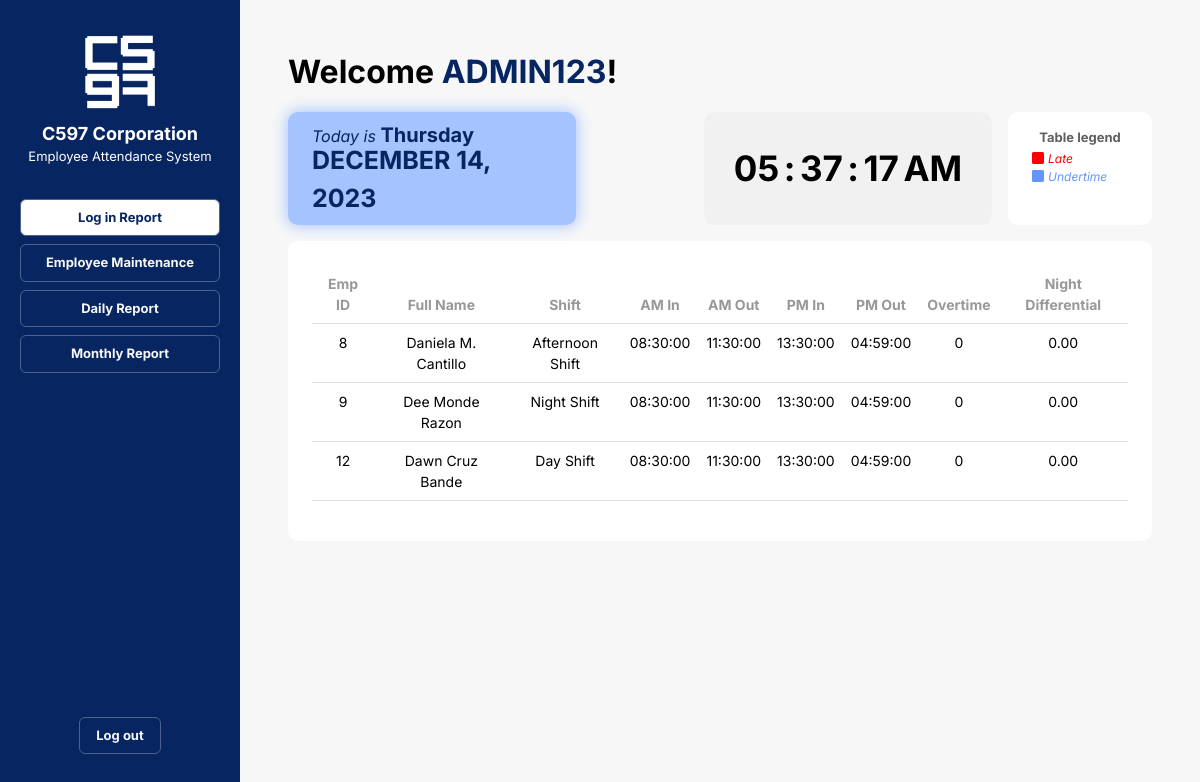
/login-report.php, run on the app's committed database.
### tables this page shows
CREATE TABLE `atlog` (
  `atlog_id` int(11) NOT NULL,
  `emp_id` int(11) NOT NULL,
  `atlog_DATE` date DEFAULT NULL,
  `am_in` time DEFAULT NULL,
  `am_out` time DEFAULT NULL,
  `pm_in` time DEFAULT NULL,
  `pm_out` time DEFAULT NULL,
  `am_late` VARCHAR(3) DEFAULT NULL,
  `am_underTIME` VARCHAR(3) DEFAULT NULL,
  `pm_late` VARCHAR(3) DEFAULT NULL,
  `pm_underTIME` VARCHAR(3) DEFAULT NULL,
  `night_differential` decimal(3,2) DEFAULT NULL,
  `overtime` int(11) DEFAULT NULL
);

CREATE TABLE `employee` (
  `emp_id` int(11) NOT NULL,
  `password` varchar(30) NOT NULL,
  `first_name` varchar(50) DEFAULT NULL,
  `middle_name` varchar(50) DEFAULT NULL,
  `last_name` varchar(50) DEFAULT NULL,
  `address` varchar(100) DEFAULT NULL,
  `zip` varchar(4) DEFAULT NULL,
  `contact_number` varchar(11) DEFAULT NULL,
  `email_address` varchar(50) DEFAULT NULL,
  `contract` varchar(50) NOT NULL,
  `shift` varchar(25) NOT NULL
);

### login-report.php (the view, shortened to what this page needs)
<?php
    $sql = "SELECT atlog.emp_id, employee.first_name, employee.middle_name, employee.last_name, employee.shift, atlog.am_in, atlog.am_out, atlog.pm_in, atlog.pm_out, atlog.am_late, atlog.pm_late, atlog.am_underTIME, atlog.pm_underTIME, atlog.overtime, atlog.night_differential
    FROM atlog
    JOIN employee ON atlog.emp_id = employee.emp_id
    WHERE atlog.atlog_DATE = CURDATE();";
?>
<!DOCTYPE html>
<html lang="en">
<head>
    <link rel="stylesheet" href="https://cdn.jsdelivr.net/npm/bootstrap@5.3.2/dist/css/bootstrap.min.css">
    <link rel="stylesheet" href="https://cdn.jsdelivr.net/npm/bootstrap-icons@1.11.2/font/bootstrap-icons.min.css">
    <link rel="stylesheet" href="css/nav-bar.css">
    <link rel="stylesheet" href="css/login-report.css">
</head>
<body class="container-fluid">
    <div class="container-fluid row gap-0">
        <?php
            include('nav-bar.php');
        ?>
        <div class="right_panel container p-5">
            <p class="header_title">Welcome <span class="admin_name" id="admin_name">ADMIN123</span>!</p>
            <div class="row container-fluid m-0 gap-3">
                <div class="date_container card px-4 py-2 col col-4 justify-content-center">
                    <p class="date_subtitle m-0 p-0">Today is <span class="day_title" id="day_today"></span></p>
                    <span class="date_title"><p class="mb-0 p-0" id="full_date"></p></span>
                </div>
                <div class="clock_container grey_container col col-4 m-0 p-0 ms-auto">
                    <div class="clock_elements">
                        <span id="hour"></span>
                        <span id="point">:</span>
                        <span id="minute"></span>
                        <span id="point">:</span>
                        <span id="second"></span>
                        <span id="am_pm"></span>
                    </div>
                </div>
                <div class="white_container col col-2 m-0 py-3 px-4">
                    <p class="legend_title text-center">Table legend</p>
                    <div class="legend_red"><i class="bi bi-square-fill"></i><span class="mx-1">Late</span></div>
                    <div class="legend_blue"><i class="bi bi-square-fill"></i><span class="mx-1">Undertime</span></div>
                </div>
            </div>
            <div class="white_container row mt-3 p-4 mx-0 text-center justify-content-evenly">
                <table class="table">
                    <thead>
                        <tr>
                            <th scope="col">Emp ID</th>
                            <th scope="col">Full Name</th>
                            <th scope="col">Shift</th>
                            <th scope="col">AM In</th>
                            <th scope="col">AM Out</th>
                            <th scope="col">PM In</th>
                            <th scope="col">PM Out</th>
                            <th scope="col">Overtime</th>
                            <th scope="col">Night Differential</th>
                        </tr>
                    </thead>
                    <tbody class="table_body">
                    <?php
                        include "connection.php";
                        $result = $conn->query($sql);
                        if (mysqli_num_rows($result) > 0) {
                            while ($row = mysqli_fetch_assoc($result)) {
                                echo "<tr>";
                                echo "<td>" . $row["emp_id"] . "</td>";
                                echo "<td>" . $row["first_name"] . " " . $row["middle_name"] . " " . $row["last_name"] . "</td>";
                                echo "<td>" . $row["shift"] . "</td>";
                                echo "<td>" . $row["am_in"] . "</td>";
                                echo "<td>" . $row["am_out"] . "</td>";
                                echo "<td>" . $row["pm_in"] . "</td>";
                                echo "<td>" . $row["pm_out"] . "</td>";
                                echo "<td>" . $row["overtime"] . "</td>";
                                echo "<td>" . $row["night_differential"] . "</td>";
                                echo "</tr>";
                            }
                            echo "</tbody></table>";
                        }
                    ?>
        </div>
    </div>
</body>
</html>

### nav-bar.php
<div class="left_panel sticky-top container text-center pt-3">
    <img class="mt-3" src="images/company-logo.png" alt="C597 Corporation Logo">
    <p class="company_name mt-2 mb-0">C597 Corporation</p>
    <p class="system_name">Employee Attendance System</p>
    <nav class="nav flex-column nav-pills mt-4 p-2 gap-2">
        <a class="nav_button nav-link" href="login-report.php">Log in Report</a>
        <a class="nav_button nav-link" href="employee-maintenance.php">Employee Maintenance</a>
        <a class="nav_button nav-link" href="daily-report.php">Daily Report</a>
        <a class="nav_button nav-link" href="monthly-report.php">Monthly Report</a>
        <span class="log_out_button mb-3"><a class="nav_button nav-link" href="admin-login.php">Log out</a></span>
    </nav>
</div>

### css/nav-bar.css (style rules this page uses)
body { font-family: 'Inter', sans-serif; }
.company_name { font-size: large; font-weight: bold; }
.left_panel { background-color: #072560; color: white; position: fixed; overflow: auto; width: 20%; height: 100%; bottom: 0; }
.left_panel img { width: 80px; height: 80px; }
.log_out_button { display: block; position: fixed; bottom: 30px; align-self: center; }
.nav { font-size: 13px; font-weight: bold; }
.nav_button { border: 1px solid #4C618D; color: #F7F7F7; }
.nav-link[aria-current="page"] { background: white; color: #072560; }
.system_name { margin: 0; padding: 0; font-size: small; }

### css/login-report.css (style rules this page uses)
.admin_name { color: #072560; }
body { font-family: 'Inter', sans-serif; }
.card { border: none; border-radius: 10px; box-shadow: 0 0 15px 1px rgba(0, 0, 0, 0.1); }
.clock_container { display: flex; justify-content: center; align-items: center; }
.clock_elements span { font-size: 35px; font-weight: bold; }
.container-fluid { margin: 0; padding: 0; }
.date_container { background-color: #A4C3FF; box-shadow: 0 0 15px 1px #A4C3FF; }
.date_title, .day_title { color: #072560; font-weight: bold; margin-top: -3px; font-style: normal; }
.date_subtitle { color: #072560; font-style: italic; }
.date_title { font-size: 25px; margin-top: -8px; }
.day_title { font-size: 20px; }
.header_title { font-size: 2rem; font-weight: bold; }
.grey_container { background-color: #efefefa5; border-radius: 10px; }
.legend_blue, .legend_red { font-style: italic; font-size: 12px; }
.legend_blue { color: #6195ff; }
.legend_red { color: red; }
.right_panel { width: 80%; margin-left: 20%; display: inline-block; background-color: #F7F7F7; color: black; min-height: 100vh; }
.table th { color: #989898; }
.table th, .table_body td { font-size: 14px; }
.legend_title { font-size: 13px; font-weight: bold; color: #5f5f5f; margin-bottom: 2px; }
.white_container { background-color: #fff; border-radius: 10px; padding: 10px; }

### data on the page
atlog: emp "8", emp.first_name "Daniela", emp.middle_name "M.", emp.last_name "Cantillo", emp.shift "Afternoon Shift", am_in "08:30:00", am_out "11:30:00", pm_in "13:30:00", pm_out "04:59:00", overtime "0", night_differential "0.00"
atlog: emp "9", emp.first_name "Dee", emp.middle_name "Monde", emp.last_name "Razon", emp.shift "Night Shift", am_in "08:30:00", am_out "11:30:00", pm_in "13:30:00", pm_out "04:59:00", overtime "0", night_differential "0.00"
atlog: emp "12", emp.first_name "Dawn", emp.middle_name "Cruz", emp.last_name "Bande", emp.shift "Day Shift", am_in "08:30:00", am_out "11:30:00", pm_in "13:30:00", pm_out "04:59:00", overtime "0", night_differential "0.00"
